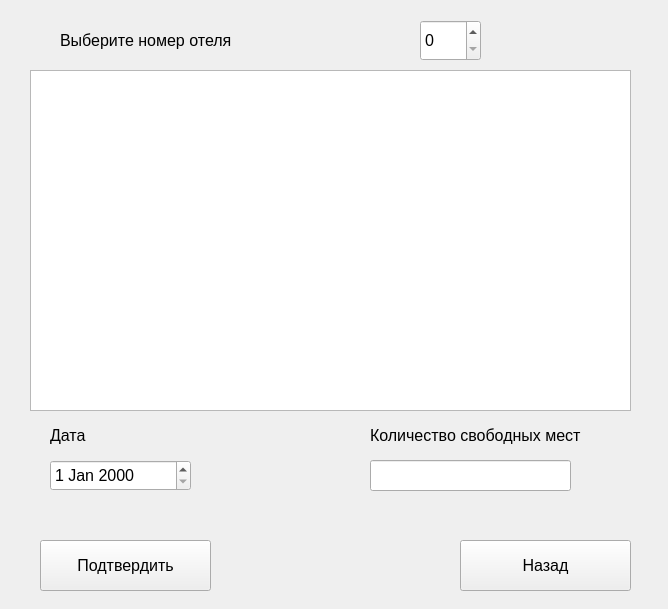
<?xml version="1.0" encoding="UTF-8"?>
<ui version="4.0">
 <class>AddOfferForm</class>
 <widget class="QWidget" name="AddOfferForm">
  <property name="geometry">
   <rect>
    <x>0</x>
    <y>0</y>
    <width>668</width>
    <height>609</height>
   </rect>
  </property>
  <property name="windowTitle">
   <string>Form</string>
  </property>
  <widget class="QPushButton" name="pushButton_2">
   <property name="geometry">
    <rect>
     <x>460</x>
     <y>540</y>
     <width>171</width>
     <height>51</height>
    </rect>
   </property>
   <property name="font">
    <font>
     <pointsize>12</pointsize>
    </font>
   </property>
   <property name="text">
    <string>Назад</string>
   </property>
  </widget>
  <widget class="QPushButton" name="pushButton">
   <property name="geometry">
    <rect>
     <x>40</x>
     <y>540</y>
     <width>171</width>
     <height>51</height>
    </rect>
   </property>
   <property name="font">
    <font>
     <pointsize>12</pointsize>
    </font>
   </property>
   <property name="text">
    <string>Подтвердить</string>
   </property>
  </widget>
  <widget class="QLineEdit" name="lineEdit">
   <property name="geometry">
    <rect>
     <x>370</x>
     <y>460</y>
     <width>201</width>
     <height>31</height>
    </rect>
   </property>
   <property name="font">
    <font>
     <pointsize>12</pointsize>
    </font>
   </property>
  </widget>
  <widget class="QDateEdit" name="dateEdit">
   <property name="geometry">
    <rect>
     <x>50</x>
     <y>460</y>
     <width>141</width>
     <height>31</height>
    </rect>
   </property>
   <property name="font">
    <font>
     <pointsize>12</pointsize>
    </font>
   </property>
  </widget>
  <widget class="QLabel" name="label_3">
   <property name="geometry">
    <rect>
     <x>370</x>
     <y>420</y>
     <width>321</width>
     <height>31</height>
    </rect>
   </property>
   <property name="font">
    <font>
     <pointsize>12</pointsize>
    </font>
   </property>
   <property name="text">
    <string>Количество свободных мест</string>
   </property>
  </widget>
  <widget class="QLabel" name="label_2">
   <property name="geometry">
    <rect>
     <x>50</x>
     <y>420</y>
     <width>221</width>
     <height>31</height>
    </rect>
   </property>
   <property name="font">
    <font>
     <pointsize>12</pointsize>
    </font>
   </property>
   <property name="text">
    <string>Дата</string>
   </property>
  </widget>
  <widget class="QTableWidget" name="tableWidget">
   <property name="geometry">
    <rect>
     <x>30</x>
     <y>70</y>
     <width>601</width>
     <height>341</height>
    </rect>
   </property>
  </widget>
  <widget class="QSpinBox" name="spinBox">
   <property name="geometry">
    <rect>
     <x>420</x>
     <y>20</y>
     <width>61</width>
     <height>41</height>
    </rect>
   </property>
   <property name="font">
    <font>
     <pointsize>12</pointsize>
    </font>
   </property>
  </widget>
  <widget class="QLabel" name="label">
   <property name="geometry">
    <rect>
     <x>60</x>
     <y>20</y>
     <width>341</width>
     <height>41</height>
    </rect>
   </property>
   <property name="font">
    <font>
     <pointsize>12</pointsize>
    </font>
   </property>
   <property name="text">
    <string>Выберите номер отеля</string>
   </property>
  </widget>
 </widget>
 <resources/>
 <connections/>
</ui>
